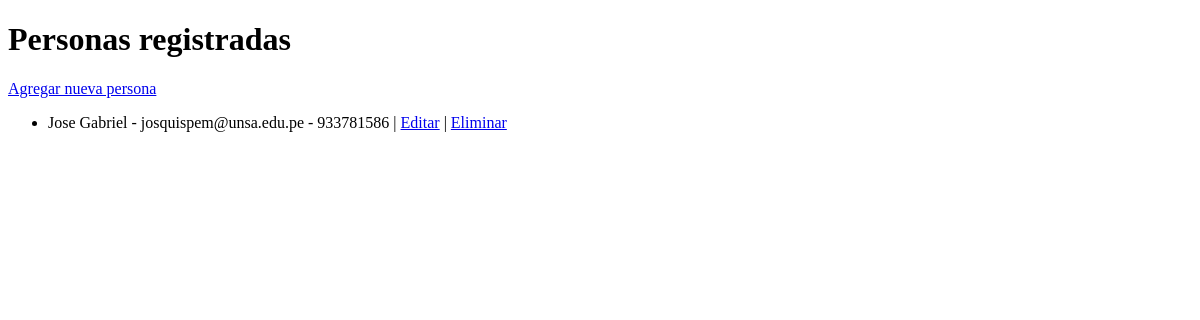
Page /personas/ on the earlier database version.
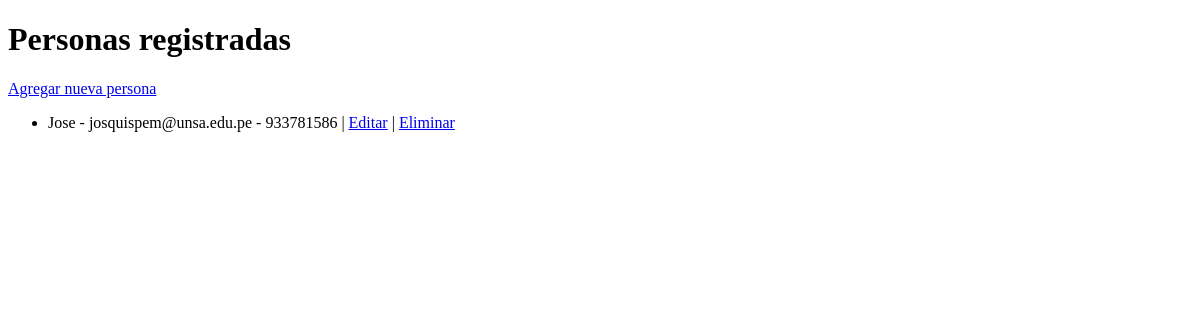
Same page on the later database version.
### personas/models.py (models this page shows, shortened)
class Persona(models.Model):
    nombre = models.CharField(max_length=100)
    email = models.EmailField()
    telefono = models.CharField(max_length=20)

### personas/views.py (the view)
# urls.py: path('personas/', lista_personas, name='lista_personas'),
def lista_personas(request):
    personas = Persona.objects.all()
    return render(request, 'personas/lista_personas.html', {'personas': personas})

### personas/templates/personas/lista_personas.html (shortened to what this page needs)
<!DOCTYPE html>
<html>
<head>
</head>
<body>
    <h1>Personas registradas</h1>
    <a href="{% url 'crear_persona' %}">Agregar nueva persona</a>
    <ul>
        {% for persona in personas %}
            <li>
                {{ persona.nombre }} - {{ persona.email }} - {{ persona.telefono }}
                | <a href="{% url 'editar_persona' persona.id %}">Editar</a>
                | <a href="{% url 'eliminar_persona' persona.id %}">Eliminar</a>
            </li>
        {% empty %}
            <li>No hay personas registradas.</li>
        {% endfor %}
    </ul>
</body>
</html>

Differences in the rows shown:
changed Persona "josquispem@unsa.edu.pe": nombre "Jose Gabriel" → "Jose"
